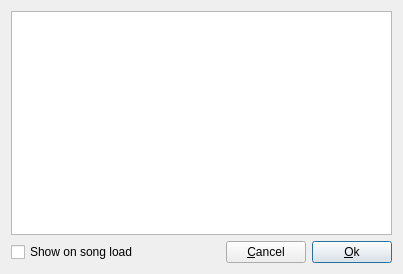
<?xml version="1.0" encoding="UTF-8"?>
<ui version="4.0">
 <class>SongInfo</class>
 <widget class="QDialog" name="SongInfo">
  <property name="geometry">
   <rect>
    <x>0</x>
    <y>0</y>
    <width>403</width>
    <height>274</height>
   </rect>
  </property>
  <property name="windowTitle">
   <string>Song Information</string>
  </property>
  <layout class="QVBoxLayout">
   <item>
    <layout class="QVBoxLayout">
     <property name="margin">
      <number>0</number>
     </property>
     <item>
      <widget class="QTextEdit" name="songInfoText"/>
     </item>
     <item>
      <layout class="QHBoxLayout">
       <item>
        <widget class="QCheckBox" name="viewCheckBox">
         <property name="text">
          <string>Show on song load</string>
         </property>
        </widget>
       </item>
       <item>
        <spacer name="spacer1">
         <property name="orientation">
          <enum>Qt::Horizontal</enum>
         </property>
         <property name="sizeType">
          <enum>QSizePolicy::Expanding</enum>
         </property>
         <property name="sizeHint" stdset="0">
          <size>
           <width>311</width>
           <height>20</height>
          </size>
         </property>
        </spacer>
       </item>
       <item>
        <widget class="QPushButton" name="buttonCancel">
         <property name="text">
          <string>&amp;Cancel</string>
         </property>
         <property name="shortcut">
          <string>Alt+C</string>
         </property>
        </widget>
       </item>
       <item>
        <widget class="QPushButton" name="buttonOk">
         <property name="text">
          <string>&amp;Ok</string>
         </property>
         <property name="shortcut">
          <string>Alt+O</string>
         </property>
         <property name="default">
          <bool>true</bool>
         </property>
        </widget>
       </item>
      </layout>
     </item>
    </layout>
   </item>
  </layout>
 </widget>
 <layoutdefault spacing="6" margin="11"/>
 <resources/>
 <connections>
  <connection>
   <sender>buttonOk</sender>
   <signal>clicked()</signal>
   <receiver>SongInfo</receiver>
   <slot>accept()</slot>
   <hints>
    <hint type="sourcelabel">
     <x>20</x>
     <y>20</y>
    </hint>
    <hint type="destinationlabel">
     <x>20</x>
     <y>20</y>
    </hint>
   </hints>
  </connection>
  <connection>
   <sender>buttonCancel</sender>
   <signal>clicked()</signal>
   <receiver>SongInfo</receiver>
   <slot>reject()</slot>
   <hints>
    <hint type="sourcelabel">
     <x>20</x>
     <y>20</y>
    </hint>
    <hint type="destinationlabel">
     <x>20</x>
     <y>20</y>
    </hint>
   </hints>
  </connection>
 </connections>
</ui>
